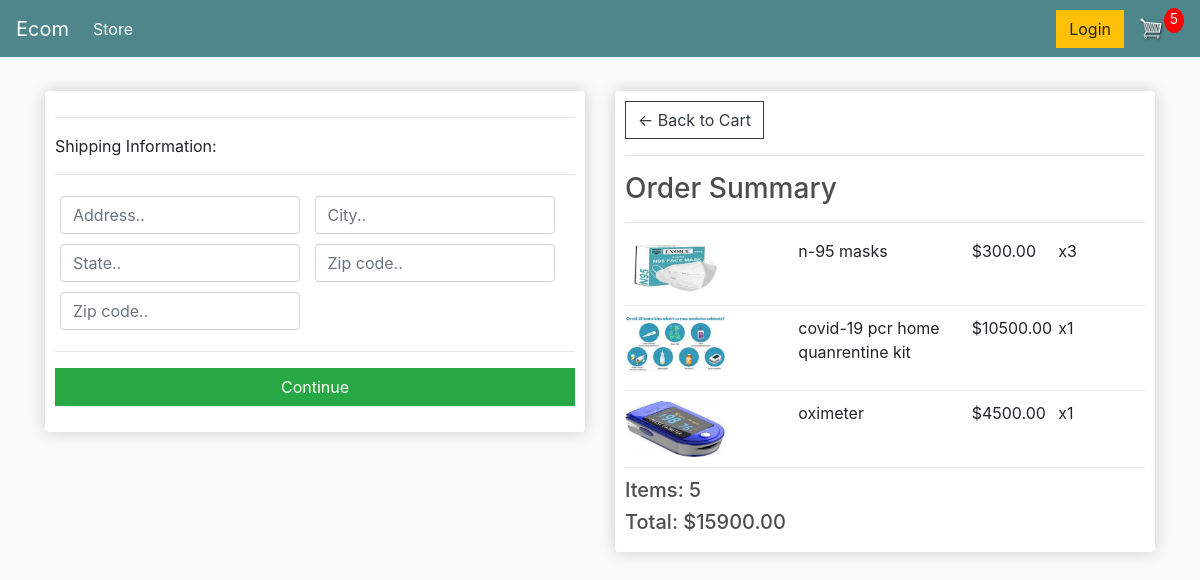
Screenshot of /checkout/ (signed in) with the database file from the repository.
### covid/models.py (models this page shows, shortened)
class OrderItem(models.Model):
    product = models.ForeignKey(Product, on_delete=models.SET_NULL, null=True)
    order = models.ForeignKey(Order, on_delete=models.SET_NULL, null=True)
    quantity = models.IntegerField(default=0, null=True, blank=True)
    date_added = models.DateTimeField(auto_now_add=True)
    @property
    def get_total(self):
        total = self.product.price * self.quantity
        return total

class Product(models.Model):
    name = models.CharField(max_length=200, null=True)
    price = models.DecimalField(max_digits=7, decimal_places=2)
    digital = models.BooleanField(default=False, null=True, blank=True)
    image = models.ImageField(null=True, blank=True)
    @property
    def imageURL(self):
        try:
            url = self.image.url
        except:
            url = ''
        return url

class Order(models.Model):
    customer = models.ForeignKey(Customer, on_delete=models.SET_NULL, null=True, blank=True)
    date_ordered = models.DateTimeField(auto_now_add=True)
    complete = models.BooleanField(default=False)
    transaction_id = models.CharField(max_length=100, null=True)
    @property
    def shipping(self):
        shipping = False
        orderitems = self.orderitem_set.all()
        for i in orderitems:
            if i.product.digital == False:
                shipping = True
        return shipping
    @property
    def get_cart_total(self):
        orderitems = self.orderitem_set.all()
        total = sum([item.get_total for item in orderitems])
        return total
    @property
    def get_cart_items(self):
        orderitems = self.orderitem_set.all()
        total = sum([item.quantity for item in orderitems])
        return total

### covid/views.py (the view)
# urls.py: path('checkout/', views.checkout, name="checkout"),
def checkout(request):
    data = cartData(request)
    cartItems = data['cartItems']
    order = data['order']
    items = data['items']
    context = {'items': items, 'order': order, 'cartItems': cartItems}
    return render(request, 'store/checkout.html', context)

### covid/utils.py (called while the page is built)
def cartData(request):
    if request.user.is_authenticated:
        customer = request.user.customer
        order, created = Order.objects.get_or_create(customer=customer, complete=False)
        items = order.orderitem_set.all()
        cartItems = order.get_cart_items
    else:
        cookieData = cookieCart(request)
        cartItems = cookieData['cartItems']
        order = cookieData['order']
        items = cookieData['items']
    return {'cartItems': cartItems, 'order': order, 'items': items}

### covid/templates/store/checkout.html (shortened to what this page needs)
{% extends 'store/main.html' %}
{% load static %}
{% block content %}
     <div class="row">
		<div class="col-lg-6">
			<div class="box-element" id="form-wrapper">
				<form id="form">
					<div id="shipping-info">
						<hr>
						<p>Shipping Information:</p>
						<hr>
						<div class="form-field">
							<input class="form-control" type="text" name="address" placeholder="Address..">
						</div>
						<div class="form-field">
							<input class="form-control" type="text" name="city" placeholder="City..">
						</div>
						<div class="form-field">
							<input class="form-control" type="text" name="state" placeholder="State..">
						</div>
						<div class="form-field">
							<input class="form-control" type="text" name="zipcode" placeholder="Zip code..">
						</div>
						<div class="form-field">
							<input class="form-control" type="text" name="country" placeholder="Zip code..">
						</div>
					</div>
					<hr>
					<input id="form-button" class="btn btn-success btn-block" type="submit" value="Continue">
				</form>
			</div>
			<br>
		</div>
		<div class="col-lg-6">
			<div class="box-element">
				<a  class="btn btn-outline-dark" href="{% url 'cart' %}">&#x2190; Back to Cart</a>
				<hr>
				<h3>Order Summary</h3>
				<hr>
				{% for item in items %}
				<div class="cart-row">
					<div style="flex:2"><img class="row-image" src="{{item.product.imageURL}}"></div>
					<div style="flex:2"><p>{{item.product.name}}</p></div>
					<div style="flex:1"><p>${{item.product.price|floatformat:2}}</p></div>
					<div style="flex:1"><p>x{{item.quantity}}</p></div>
				</div>
				{% endfor %}
				<h5>Items:   {{order.get_cart_items}}</h5>
				<h5>Total:   ${{order.get_cart_total|floatformat:2}}</h5>
			</div>
		</div>
	</div>
{% endblock content %}

### static/css/main.css (style rules this page uses)
body { background-color: hsl(0, 0%, 98%); }
h1,h2,h3,h4,h5,h6 { color:hsl(0, 0%, 30%); }
.box-element { box-shadow:hsl(0, 0%, 80%) 0 0 16px; background-color: #fff; border-radius: 4px; padding: 10px; }
.col-lg-4, .col-lg-6, .col-lg-8, .col-lg-12 { margin-top: 10px; }
.btn { border-radius: 0; }
.row-image { width: 100px; }
.form-field { width:250px; display: inline-block; padding: 5px; }
.cart-row { display: flex; align-items: flex-stretch; padding-bottom: 10px; margin-bottom: 10px; border-bottom: 1px solid #ececec; }

### rows the page displays
OrderItem: product.imageURL (picture), product.name "n-95 masks", product.price "300.00", quantity "3"
OrderItem: product.imageURL (picture), product.name "covid-19 pcr home quanrentine kit", product.price "10500.00", quantity "1"
OrderItem: product.imageURL (picture), product.name "oximeter", product.price "4500.00", quantity "1"
Order: get_cart_items "5", get_cart_total "15900.00"

### other values shown
{{ cartItems }} "5"
